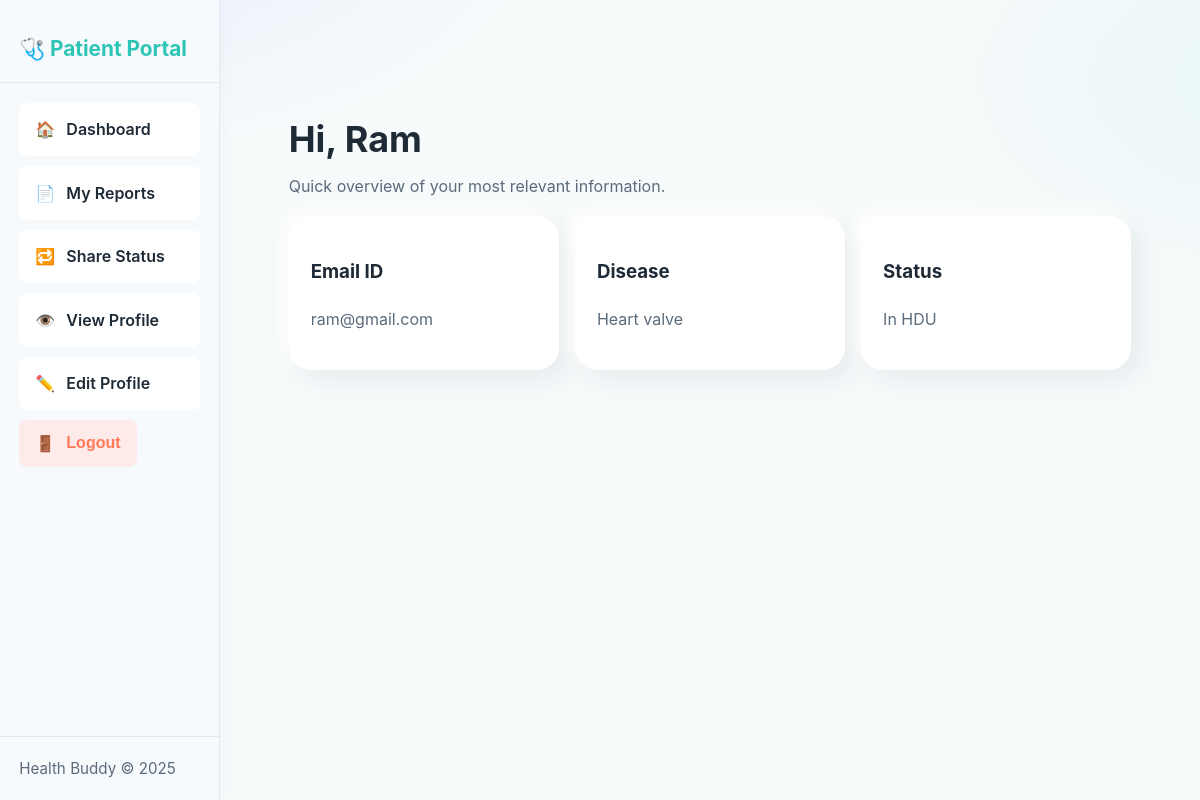
The page /patient/dashboard/ (signed in) on the database as committed earlier.
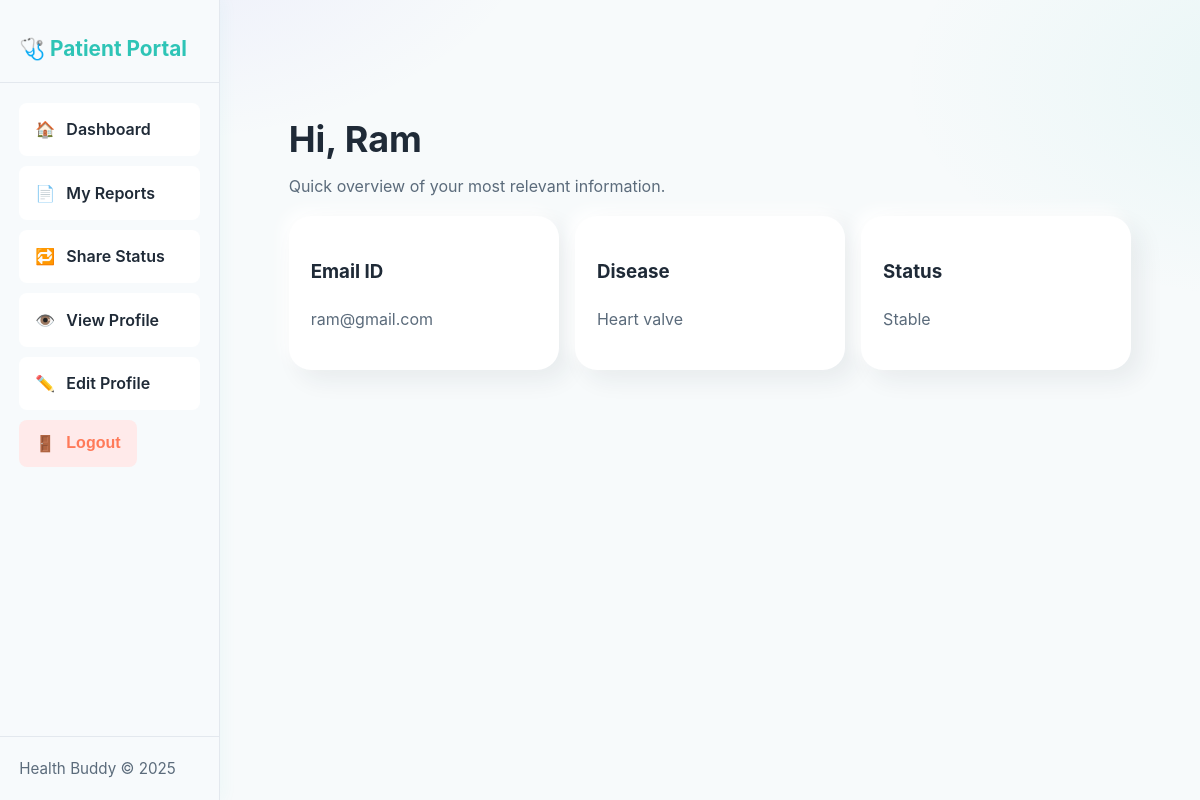
The same page on the database as committed later.
### users/models.py (models this page shows)
class create_patient(models.Model):
    patient_id= models.CharField(max_length=100)
    name= models.CharField(max_length=100)
    email= models.EmailField()
    phone= models.CharField(max_length=15)
    age= models.IntegerField()
    address= models.TextField()
    gender= models.CharField(max_length=10)
    blood_group= models.CharField(max_length=5)
    disease= models.CharField(max_length=100)
    doctor= models.ForeignKey(create_doctor, on_delete=models.CASCADE)
    password= models.CharField(max_length=100, default="password123")
    status= models.CharField(max_length=20, default="Admitted")
    status_notes = models.TextField(blank=True, null=True)

### PDS/views.py (the view)
# urls.py: path('patient/dashboard/', views.patient_dashboard, name='patient-dashboard'),
def patient_dashboard(request):
    email = request.session.get('patient_session')
    patient = create_patient.objects.get(email=email)
    return render(request, "patient-dashboard.html",{"patient": patient})

### templates/patient-dashboard.html (shortened to what this page needs)
{% extends 'patient-base.html' %} {% block patient %}
  <main class="main-content fade-in">
    <section class="section container reveal">
      <h1 class="h2">Hi, {{ patient.name }}</h1>
      <p class="sub">Quick overview of your most relevant information.</p>
      <div class="grid cards" style="grid-template-columns:repeat(auto-fit,minmax(240px,1fr)); gap:1rem;">
        <div class="card hover-lift reveal">
          <h3>Email ID</h3>
          <p class="sub" id="dashboardReportsCount">{{ request.session.patient_session }}</p>
        </div>
        <div class="card hover-lift reveal">
          <h3>Disease</h3>
          <p class="sub" id="dashboardNextAppointment">{{ request.session.patient_disease }}</p>
        </div>
        <div class="card hover-lift reveal">
          <h3>Status</h3>
          <p class="sub">{{ patient.status }}</p>
        </div>
      </div>
    </section>
  </main>
{% endblock %}

Rows that differ between the two databases and show on the page:
changed create_patient "Ram": status "In HDU" → "Stable"
